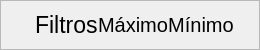
           <widget class="QFrame" name="frame_19">
            <property name="maximumSize">
             <size>
              <width>16777215</width>
              <height>50</height>
             </size>
            </property>
            <property name="frameShape">
             <enum>QFrame::StyledPanel</enum>
            </property>
            <property name="frameShadow">
             <enum>QFrame::Raised</enum>
            </property>
            <layout class="QHBoxLayout" name="horizontalLayout_24">
             <property name="spacing">
              <number>0</number>
             </property>
             <property name="leftMargin">
              <number>34</number>
             </property>
             <property name="topMargin">
              <number>0</number>
             </property>
             <property name="rightMargin">
              <number>25</number>
             </property>
             <property name="bottomMargin">
              <number>0</number>
             </property>
             <item>
              <widget class="QLabel" name="label_68">
               <property name="font">
                <font>
                 <pointsize>17</pointsize>
                </font>
               </property>
               <property name="text">
                <string>Filtros</string>
               </property>
               <property name="alignment">
                <set>Qt::AlignLeading|Qt::AlignLeft|Qt::AlignVCenter</set>
               </property>
              </widget>
             </item>
             <item>
              <widget class="QLabel" name="label_2">
               <property name="font">
                <font>
                 <pointsize>15</pointsize>
                </font>
               </property>
               <property name="text">
                <string>Máximo</string>
               </property>
               <property name="alignment">
                <set>Qt::AlignCenter</set>
               </property>
              </widget>
             </item>
             <item>
              <widget class="QLabel" name="label_3">
               <property name="font">
                <font>
                 <pointsize>15</pointsize>
                </font>
               </property>
               <property name="text">
                <string>Mínimo</string>
               </property>
               <property name="alignment">
                <set>Qt::AlignCenter</set>
               </property>
              </widget>
             </item>
            </layout>
           </widget>
